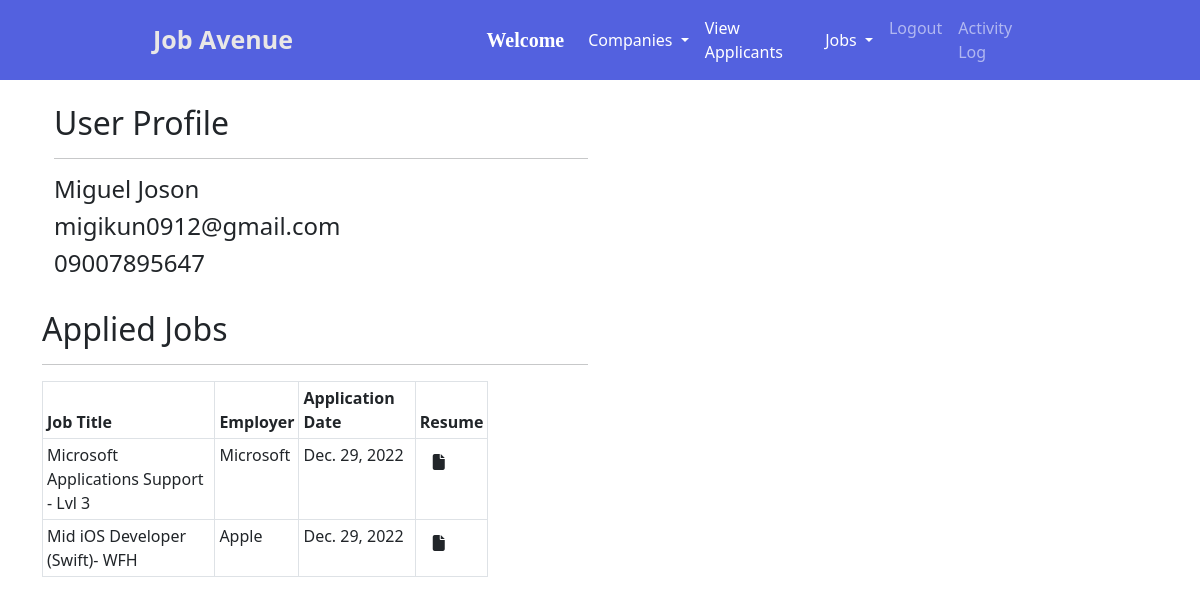
Page /applicant_info/73/ on the committed database.
### jobs/models.py (models this page shows, shortened)
class Applicant(models.Model):
    user = models.ForeignKey(User, on_delete=models.CASCADE)
    phone = models.CharField(max_length=10)
    image = models.ImageField(upload_to="")
    gender = models.CharField(max_length=10,choices=GENDER_CHOICES,default="MALE")
    type = models.CharField(max_length=15)

class Application(models.Model):
    company = models.CharField(max_length=200, default="")
    job = models.ForeignKey(Job, on_delete=models.CASCADE)
    applicant = models.ForeignKey(Applicant, on_delete=models.CASCADE)
    resume = models.ImageField(upload_to="")
    apply_date = models.DateField()

class Job(models.Model):
    company = models.ForeignKey(Company, on_delete=models.CASCADE)
    start_date = models.DateField()
    end_date = models.DateField()
    title = models.CharField(max_length=200)
    job_type =  models.CharField(max_length=10,default="FULL-TIME")
    salary = models.FloatField()
    image = models.ImageField(upload_to="")
    description = models.TextField(max_length=400)
    experience = models.CharField(max_length=100)
    city = models.CharField(max_length=100,default="")
    country = models.CharField(max_length=100,default="")
    skills = models.CharField(max_length=200)
    status = models.CharField(max_length=10)
    creation_date = models.DateField()

class Company(models.Model):
    user = models.ForeignKey(User, on_delete=models.CASCADE,unique=True)
    phone = models.CharField(max_length=10)
    image = models.ImageField(upload_to="")
    gender =  models.CharField(max_length=10,choices=GENDER_CHOICES,default="MALE")
    type = models.CharField(max_length=15)
    status = models.CharField(max_length=20)
    company_name = models.CharField(max_length=100)
    def __str__ (self):
        return self.company_name

### jobs/views.py (the view)
# urls.py: path("applicant_info/<int:aid>/", views.applicant_info, name="applicant_info"),
def applicant_info(request,aid):
    user = User.objects.get(id=aid)
    applicant = Applicant.objects.get(user=user)
    applications = Application.objects.filter(applicant=applicant)
    return render (request,"applicant_info.html",{'user':user,'applicant':applicant,'applications':applications})

### jobs/templates/applicant_info.html (shortened to what this page needs)
{% extends 'admin_navbar.html' %}
{% block view_applicants %} active {% endblock %}
{% block body %}
{% load static %}
<link href="{% static 'fontawesomefree/css/fontawesome.css' %}" rel="stylesheet" type="text/css">
<link href="{% static 'fontawesomefree/css/brands.css' %}" rel="stylesheet" type="text/css">
<link href="{% static 'fontawesomefree/css/solid.css' %}" rel="stylesheet" type="text/css">
<div class="container">
    <div class="container">
    <div class=" row mt-4">
        <div class="form-group col-md-6">
            <h2>User Profile</h2>
            <hr>
        </div>
    </div>
    <div class="row">
        <div class="form-group col-md-3">
            <h4>{{applicant.user.get_full_name}}</h4>
        </div>
    </div>
    <div class="row">
        <div class="form-group col-md-3">
            <h4>{{applicant.user.email}}</h4>
        </div>
    </div>
    <div class="row">
        <div class="form-group col-md-3">
            <h4>{{applicant.phone}}</h4>
        </div>
    </div>
    </div>
    <div class="row">
        <div class="form-group col-md-6 mt-4">
            <h2>Applied Jobs</h2>
            <hr>
        </div>
    </div>
    <table class="table table-bordered table-hover table-sm" style="width: 40%;">
        <thead>
            <tr>
                <th>Job Title</th>
                <th>Employer</th>
                <th>Application Date</th>
                <th>Resume</th>
            </tr>
        </thead>
        <tbody>
            {% for application in applications %}
            <tr>
                <td>{{application.job.title}}</td>
                <td>{{application.job.company}}</td>
                <td>{{application.apply_date}}</td>
                <td><a href="{{application.resume.url}}" class="btn"><i class="fa fa-file"></i></a></td>
            </tr>
            {% endfor %}
        </tbody>
    </table>
</div>
{% endblock body %}

### rows in the picture
Applicant: user.get_full_name "Miguel Joson", user.email "migikun0912@gmail.com", phone "09007895647"
Application: job "Microsoft Applications Support - Lvl 3", job.company "Microsoft", apply_date "Dec. 29, 2022"
Application: job "Mid iOS Developer (Swift)- WFH", job.company "Apple", apply_date "Dec. 29, 2022"
